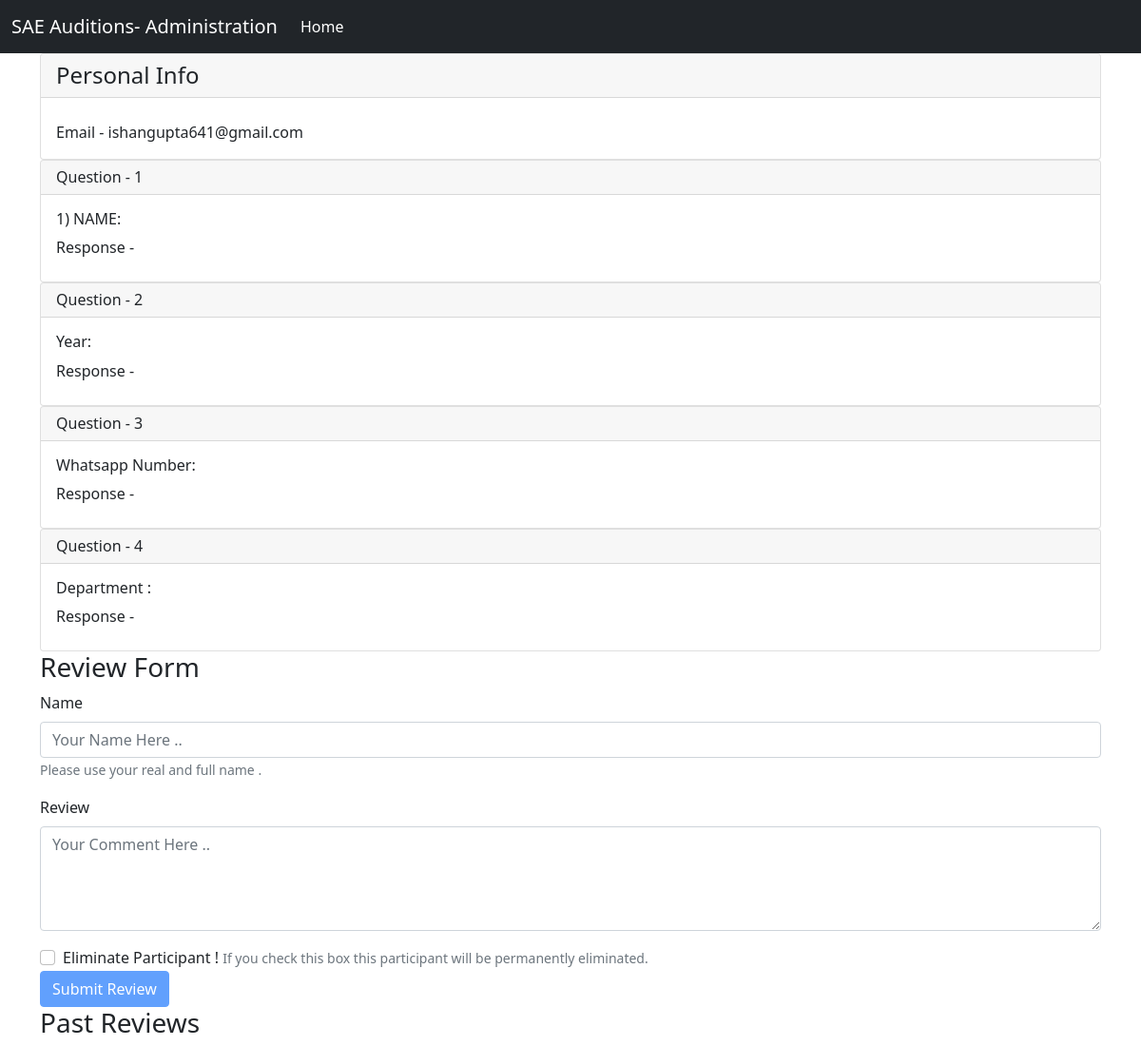
Before: /administrator/response_detail/24 with the older database file.
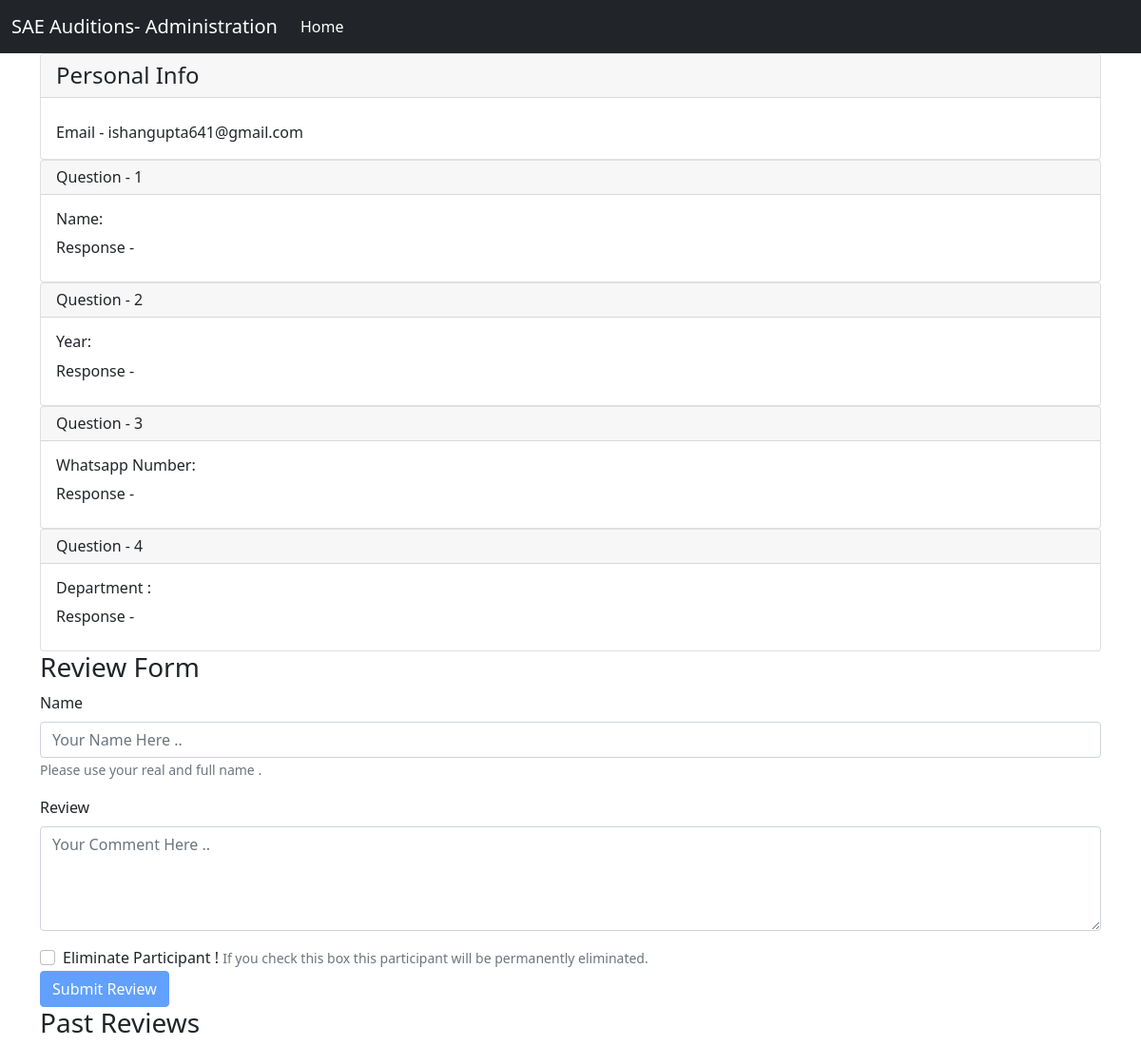
After: the same page with the newer database file.
### response/models.py (models this page shows, shortened)
class Response(models.Model):
    question = models.ForeignKey(Question, on_delete=models.CASCADE)
    profile = models.ForeignKey(Profile, on_delete=models.CASCADE)
    response = models.CharField(max_length=500)

class Question(models.Model):
    ques_round = models.IntegerField(default=1, primary_key=True)
    types = [
        ('N', 'NORMAL'),
        ('I', 'IMAGE')
    ]
    question_type = models.CharField(max_length=1, choices=types)
    text = models.TextField(max_length=500)
    image = models.ImageField(upload_to='images/', blank=True)

### administrator/views.py (the view, shortened to what this page needs)
# urls.py: path('response_detail/<int:id>',views.response_detail,name='response_detail'),
def response_detail(request,id):
    profile = Profile.objects.get(id = id)
    response = Response.objects.filter(profile = profile)
    data = {}
    try:
        comments = Comment.objects.filter(profile=profile).order_by('-date_time')
        data['reviews'] = comments
    except:
        data['reviews'] = []
    data['profile'] = profile
    data['response'] = response
    return render(request,'administrator/detail.html',{'data':data})

### administrator/templates/administrator/detail.html (shortened to what this page needs)
{% extends 'base3.html' %}
{% block content %}
<div class="container">
  <div class="card">
    <h4 class="card-header">
      Personal Info
    </h4>
    <div class="card-body">
      <p class="card-text">Email - {{data.profile.user.email}}</p>
    </div>
  </div>
  <ul style="list-style:none ;margin:0;padding:0">
    {% for i in data.response %}
    <li>
      <div class="card">
        <h6 class="card-header">
          Question - {{i.question.ques_round}}
        </h6>
        <div class="card-body">
          <h6 class="card-text">{{i.question.text}}</h6>
          <p class="card-title">Response - {{i.response}}</p>
        </div>
      </div>
    </li>
   {% endfor %}
  </ul>
</div>
<div class="container">
  <h3>Review Form</h3>
  <form method="POST">
    <div class="mb-3">
      <label for="exampleInputEmail1" class="form-label">Name</label>
      <input id = "namefield" type="text" class="form-control" name="author" placeholder="Your Name Here ..">
      <small class="form-text text-muted">
        Please use your real and full name .
      </small>
    </div>
    <div class="mb-3">
      <label for="exampleInputPassword1" class="form-label">Review</label>
      <textarea id = "commentfield" class="form-control" rows="4" name="comment" placeholder="Your Comment Here .."></textarea>
    </div>
    <div class="form-group form-check">
      <input type="checkbox" class="form-check-input" name="eliminate">
      <label class="form-check-label" >Eliminate Participant !</label>
      <small class="form-text text-muted">
        If you check this box this participant will be permanently eliminated.
      </small>
    </div>
    <button id="button" type="submit" class="btn btn-primary">Submit Review</button>
  </form>
  <h3>Past Reviews</h3>
</div>
{% endblock %}

Changed rows visible on the page:
changed through a linked row, Response: question.text "1) NAME:" → "Name:"
